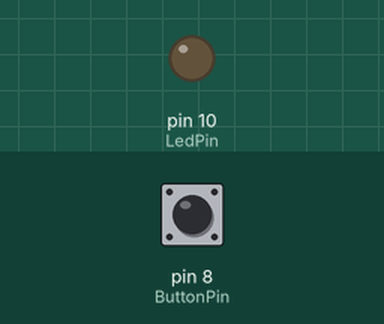
Simulated run of this sketch. Board: Arduino Uno, built with avr-gcc and run on an emulated ATmega328P. Parts: output pins drawn as LEDs (lit = HIGH). Inputs (shaded band) come from the test bench; at power-on: pin 8 (ButtonPin) LOW.

Above: at 1.2 s.
1.3 s: pin 8 (ButtonPin) pulled HIGH for 0.15 s
At 1.37 s:
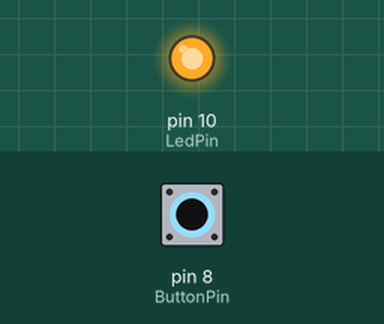
2.9 s: pin 8 (ButtonPin) pulled HIGH for 3.2 s
At 6.6 s:
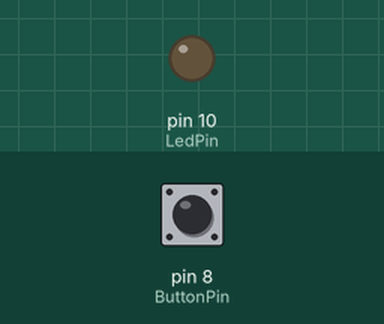
Timing chart, 0 to 8.1 s (numbered marks = the images above; inputs shaded):
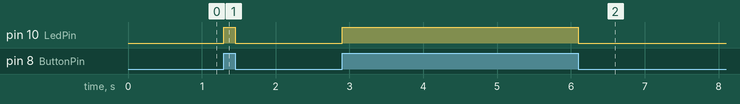

The sketch:

ButtonLedControl.ino
```cpp
#define ButtonPin 8
#define LedPin 10

int buttonState = 0;

void setup()
{
    pinMode(ButtonPin, INPUT);
    pinMode(LedPin, OUTPUT);
}

void loop()
{
    buttonState = digitalRead(ButtonPin);
    if (buttonState == HIGH)
    {
        digitalWrite(LedPin, HIGH);
    }
    else
    {
        digitalWrite(LedPin, LOW);
    }
}
```

Measured:
- after the input at 1.3 s, pin 10 (LedPin): LOW → HIGH at once, → LOW 0.15 s later
- after the input at 2.9 s, pin 10 (LedPin): LOW → HIGH at once, → LOW 3.2 s later
